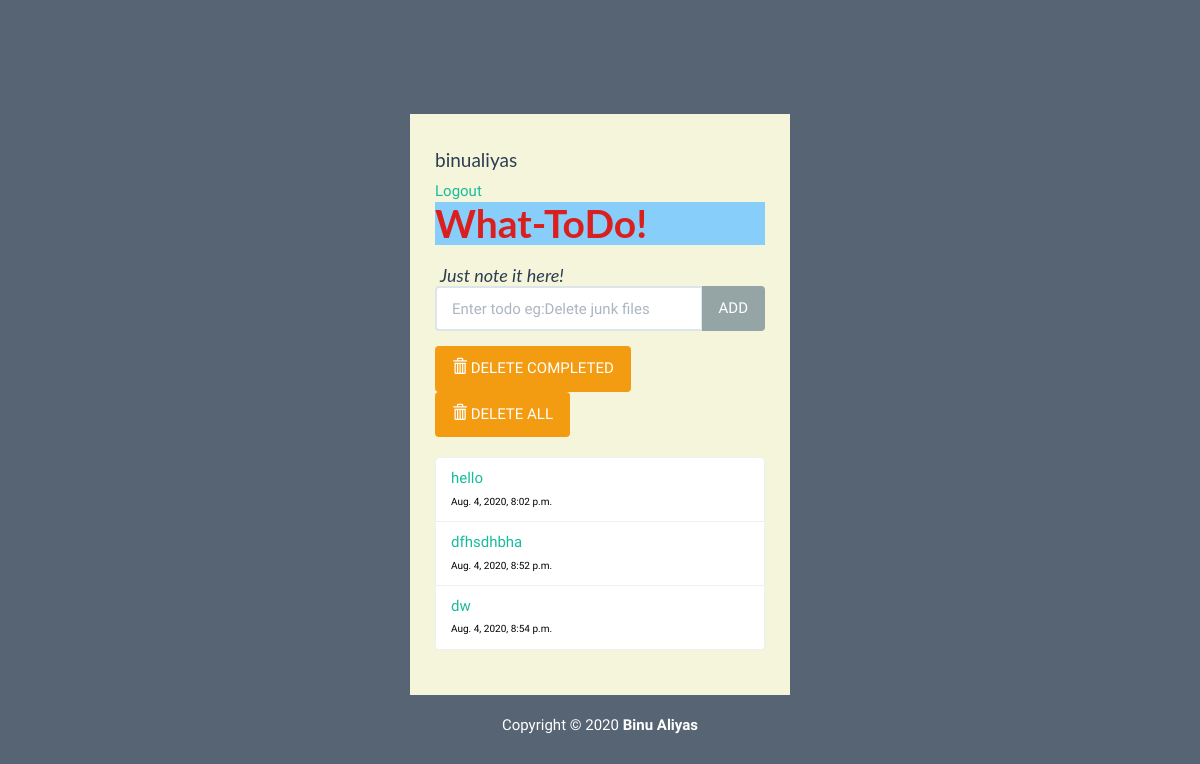
Page /home (signed in) on the committed database.
### ToDoApp/models.py (models this page shows, shortened)
class Todo(models.Model):
    text=models.CharField(max_length=60)
    complete=models.BooleanField(default=False)
    date_added=models.DateTimeField(auto_now_add=True)

### ToDoApp/views.py (the view)
# urls.py: path('home', views.home, name='home'),
@login_required(login_url='/')
def home(request):
    todo_list=Todo.objects.order_by('id')
    form= TodoForm()
    context={'todo_list':todo_list,'form':form}
    return render(request,'ToDoApp/home.html', context)

### ToDoApp/forms.py
class TodoForm(forms.Form):
    text = forms.CharField(max_length=100,
    widget=forms.TextInput(attrs={"class":"form-control", "placeholder":"Enter todo eg:Delete junk files","aria-label":"Todo","aria-describedby":"add-btn"}))

### ToDoApp/templates/ToDoApp/home.html (shortened to what this page needs)
{% extends 'ToDoApp/base.html' %}
{% load static %}
{% block content %}
    <div class="container-fluid" id="wrapper">
        <div class="row ">
            <div class="col-lg-4 col-lg-offset-4" id="content">
                {% if user.is_authenticated %}
                    <h4>{{ user.username }}</h4>
                    <a  href="{% url 'logout' %}">Logout</a>
                {% else %}
                    <a href="{% url 'login' %}" >Login</a>
                    <a href="{% url 'register' %}" style="color: lightslategrey;">Register</a>
                {% endif %}
                <h1 style="margin-top: 0em; color: rgb(218, 31, 31); background-color: lightskyblue; font-weight: bold;">What-ToDo!</h1>
                <h2 style="text-align: left; margin-bottom: 0px; margin-left: 5px;"><span style="font-style: italic;">Just note it here!</span></h2>
                <form action="{% url 'add' %}" method="POST" role="form">
                    <div class="form-group">
                        <div class="input-group">
                            {{ form.text }}
                            <span class="input-group-btn">
                            <button type="submit" class="btn btn-default" id="add-btn">ADD</button>
                            </span>
                        </div>
                    </div>
                </form>
                <div class="row t10">
                    <div class="col-lg-12">
                        <div class="btn-toolbar">
                            <div class="btn-group">
                                <a href="{% url 'delete' %}"><button type="button" class="btn btn-warning">
                                    <i class="glyphicon glyphicon-trash"></i> DELETE COMPLETED
                                </button></a>
                            </div>
                            <div class="btn-group">
                                <a href="{% url 'deleteall' %}"><button type="button" class="btn btn-warning">
                                    <i class="glyphicon glyphicon-trash"></i> DELETE ALL
                                </button></a>
                            </div>
                        </div>
                    </div>
                </div>
                <ul class="list-group t20">
                    {% for todo in todo_list %}
                        {% if todo.complete %}
                        <li class="list-group-item todo-completed" style="text-decoration: line-through crimson" > {{ todo.text }} </li>
                        {% else %}
                        <li class="list-group-item"><a href="{% url 'complete' todo.id %}">{{ todo.text }}</a><br><span style="font-size: x-small;">{{ todo.date_added }}</span> </li>
                        {% endif %}
                    {% endfor %}
                </ul>
            </div>
        </div>
        <footer>
            <div class="row pad">
                <div class="col-lg-12 text-center">
                    Copyright &copy; 2020 <strong>Binu Aliyas</strong>
                </div>
            </div>
        </footer>
    </div>
{% endblock %}

### ToDoApp/static/ToDoApp/styles.css (style rules this page uses)
body { background: rgba(44, 62, 80, .8); font-family: 'Oswald', 'Futura', sans-serif; }
#wrapper { margin-top: 10% !important; }
#content { background: beige; padding: 25px; }
#content > h2 { font-size: 18px; text-align: center; padding-top: 0; }
.t10 { margin-top: 10px; }
.t20 { margin-top: 20px; }
footer { margin-top: 20px; color: white; }
.list-group-item { color: black; }

### rows in the picture
Todo: text "hello", date_added "Aug. 4, 2020, 8:02 p.m."
Todo: text "dfhsdhbha", date_added "Aug. 4, 2020, 8:52 p.m."
Todo: text "dw", date_added "Aug. 4, 2020, 8:54 p.m."

### other values in the picture
{{ user.username }} "binualiyas"
